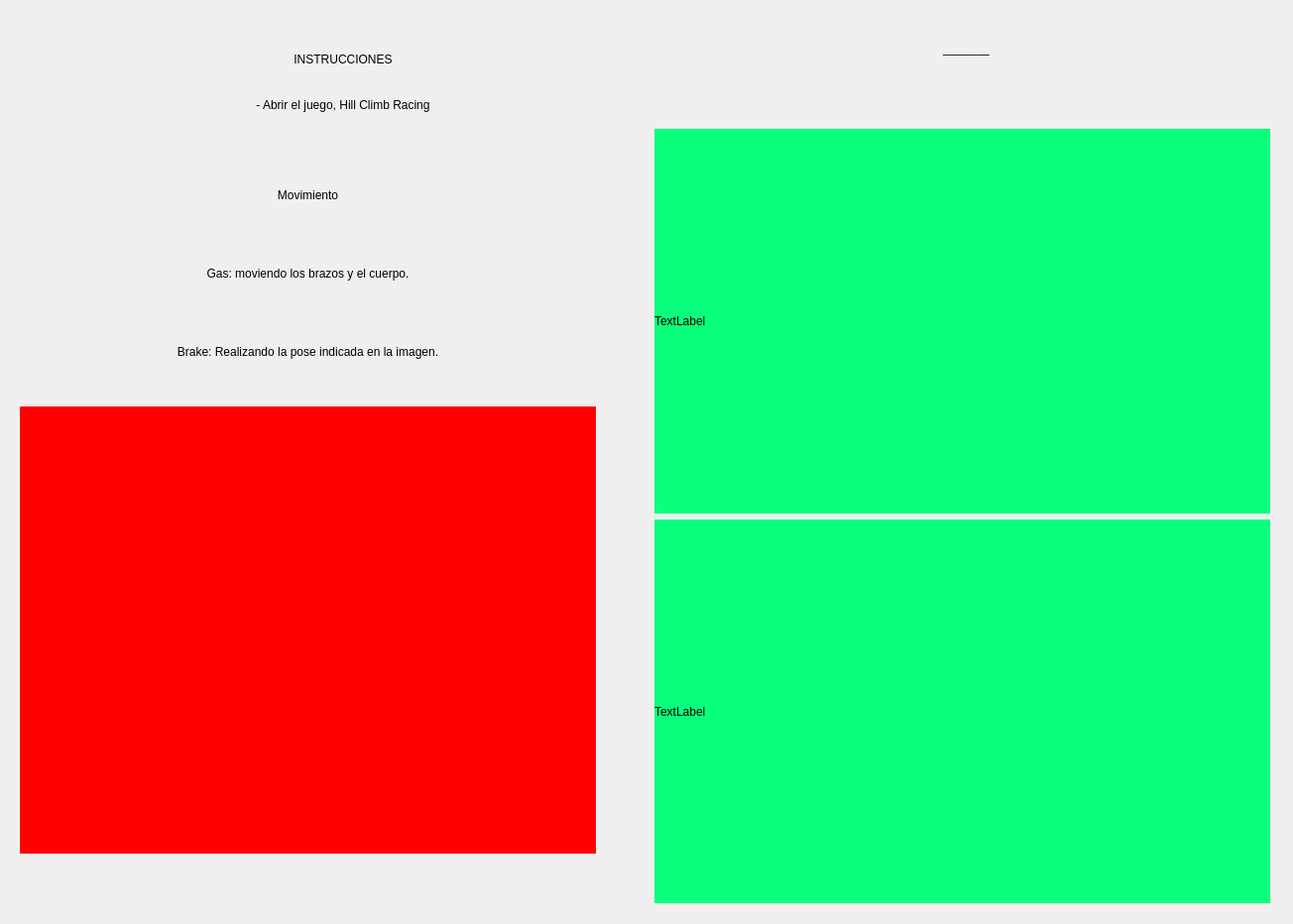
<?xml version="1.0" encoding="UTF-8"?>
<ui version="4.0">
 <class>MainWindow</class>
 <widget class="QMainWindow" name="MainWindow">
  <property name="geometry">
   <rect>
    <x>0</x>
    <y>0</y>
    <width>1304</width>
    <height>932</height>
   </rect>
  </property>
  <property name="windowTitle">
   <string>MainWindow</string>
  </property>
  <widget class="QWidget" name="centralwidget">
   <widget class="QLabel" name="imgref">
    <property name="geometry">
     <rect>
      <x>20</x>
      <y>410</y>
      <width>581</width>
      <height>451</height>
     </rect>
    </property>
    <property name="styleSheet">
     <string notr="true">background-color: rgb(255, 0, 0);</string>
    </property>
    <property name="text">
     <string/>
    </property>
    <property name="scaledContents">
     <bool>true</bool>
    </property>
    <property name="alignment">
     <set>Qt::AlignCenter</set>
    </property>
    <property name="wordWrap">
     <bool>true</bool>
    </property>
   </widget>
   <widget class="QWidget" name="verticalLayoutWidget">
    <property name="geometry">
     <rect>
      <x>30</x>
      <y>40</y>
      <width>632</width>
      <height>85</height>
     </rect>
    </property>
    <layout class="QVBoxLayout" name="verticalLayout">
     <item>
      <widget class="QLabel" name="instrucciones">
       <property name="styleSheet">
        <string notr="true">font: 20pt &quot;Roundo&quot;;</string>
       </property>
       <property name="text">
        <string>INSTRUCCIONES</string>
       </property>
       <property name="alignment">
        <set>Qt::AlignCenter</set>
       </property>
      </widget>
     </item>
     <item>
      <widget class="QLabel" name="magnitud_2">
       <property name="styleSheet">
        <string notr="true">font: 15pt &quot;Roundo&quot;;</string>
       </property>
       <property name="text">
        <string>- Abrir el juego, Hill Climb Racing</string>
       </property>
       <property name="alignment">
        <set>Qt::AlignCenter</set>
       </property>
      </widget>
     </item>
    </layout>
   </widget>
   <widget class="QLabel" name="magnitud">
    <property name="geometry">
     <rect>
      <x>690</x>
      <y>10</y>
      <width>569</width>
      <height>78</height>
     </rect>
    </property>
    <property name="styleSheet">
     <string notr="true">font: 25 26pt &quot;Quicksand Light&quot;;</string>
    </property>
    <property name="text">
     <string>_______</string>
    </property>
    <property name="alignment">
     <set>Qt::AlignCenter</set>
    </property>
   </widget>
   <widget class="QWidget" name="verticalLayoutWidget_2">
    <property name="geometry">
     <rect>
      <x>20</x>
      <y>160</y>
      <width>581</width>
      <height>231</height>
     </rect>
    </property>
    <layout class="QVBoxLayout" name="verticalLayout_2">
     <item>
      <widget class="QLabel" name="magnitud_5">
       <property name="styleSheet">
        <string notr="true">font: 20pt &quot;Roundo&quot;;</string>
       </property>
       <property name="text">
        <string>Movimiento</string>
       </property>
       <property name="alignment">
        <set>Qt::AlignCenter</set>
       </property>
      </widget>
     </item>
     <item>
      <widget class="QLabel" name="magnitud_3">
       <property name="styleSheet">
        <string notr="true">font: 15pt &quot;Roundo&quot;;</string>
       </property>
       <property name="text">
        <string>Gas: moviendo los brazos y el cuerpo.</string>
       </property>
       <property name="alignment">
        <set>Qt::AlignCenter</set>
       </property>
      </widget>
     </item>
     <item>
      <widget class="QLabel" name="magnitud_4">
       <property name="styleSheet">
        <string notr="true">font: 16pt &quot;Roundo&quot;;</string>
       </property>
       <property name="text">
        <string>Brake: Realizando la pose indicada en la imagen.</string>
       </property>
       <property name="alignment">
        <set>Qt::AlignCenter</set>
       </property>
       <property name="wordWrap">
        <bool>true</bool>
       </property>
      </widget>
     </item>
    </layout>
   </widget>
   <widget class="QWidget" name="verticalLayoutWidget_3">
    <property name="geometry">
     <rect>
      <x>660</x>
      <y>130</y>
      <width>621</width>
      <height>781</height>
     </rect>
    </property>
    <layout class="QVBoxLayout" name="verticalLayout_3">
     <item>
      <widget class="QLabel" name="imgWidget">
       <property name="styleSheet">
        <string notr="true">background-color: rgb(10, 255, 124);</string>
       </property>
       <property name="text">
        <string>TextLabel</string>
       </property>
      </widget>
     </item>
     <item>
      <widget class="QLabel" name="img_">
       <property name="styleSheet">
        <string notr="true">background-color: rgb(10, 255, 124);</string>
       </property>
       <property name="text">
        <string>TextLabel</string>
       </property>
      </widget>
     </item>
    </layout>
   </widget>
  </widget>
 </widget>
 <resources/>
 <connections/>
</ui>
